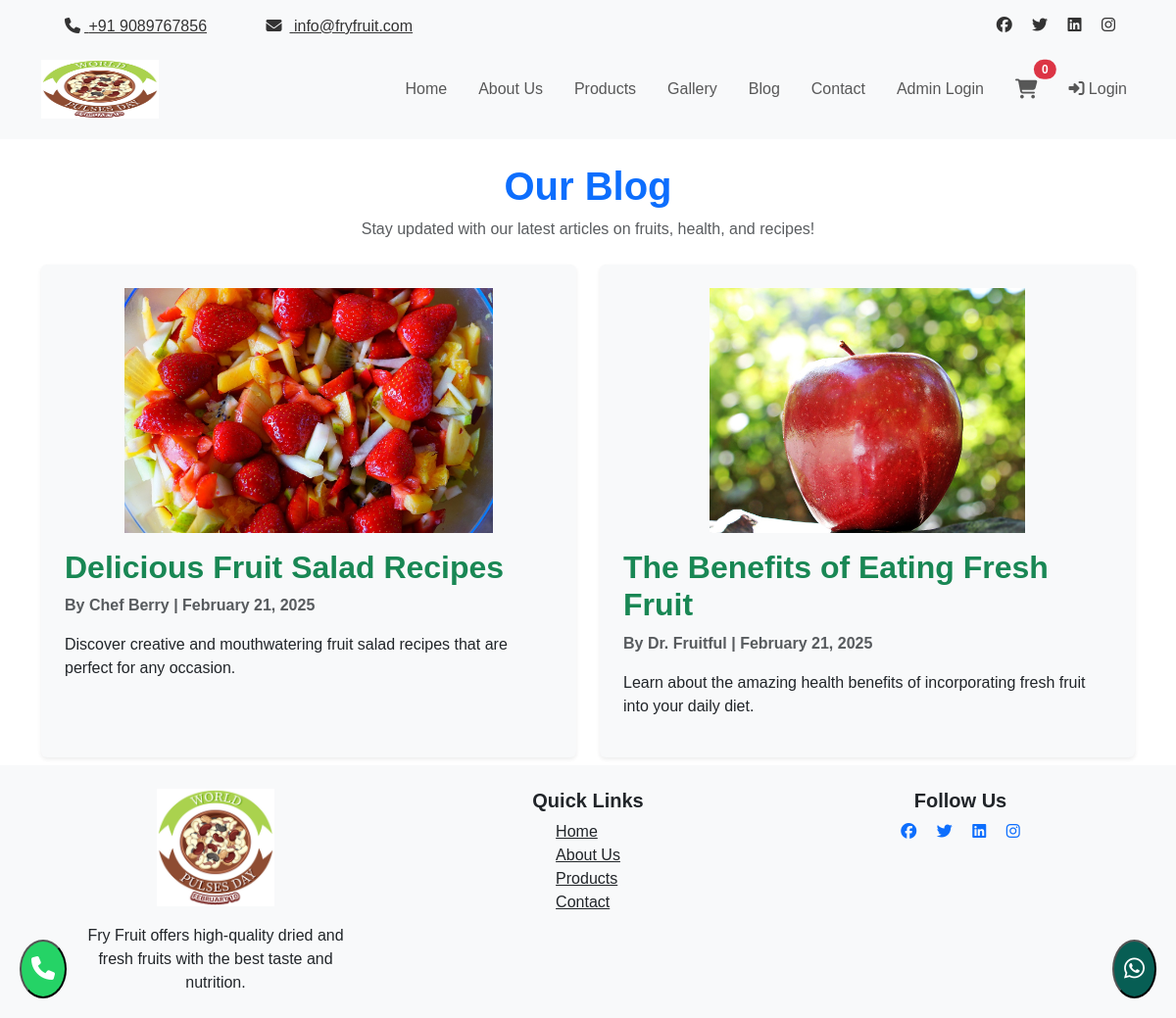
Screenshot of /blog/ with the database file from the repository.
### shop/models.py (models this page shows, shortened)
class Blog(models.Model):
    title = models.CharField(max_length=200)
    author = models.CharField(max_length=100)
    content = models.TextField()
    publish_date = models.DateTimeField(auto_now_add=True)
    updated_at = models.DateTimeField(auto_now=True)
    image = models.ImageField(upload_to='blog_images/', blank=True, null=True)

### shop/views.py (the view)
# urls.py: path('blog/', blog, name='blog'),
def blog(request):
    blogs = Blog.objects.all().order_by('-publish_date')  # Fetching blog posts and ordering by the publish date
    return render(request, 'shop/blog.html', {'blogs': blogs})

### shop/context_processors.py (called while the page is built)
def cart_count(request):
    if request.user.is_authenticated:
        cart_items_count = sum(item.quantity for item in CartItem.objects.filter(user=request.user))
    else:
        cart_items_count = 0
    return {'cart_items_count': cart_items_count}

### shop/templates/shop/blog.html (shortened to what this page needs)
{% extends 'base.html' %}
{% load static %}
{% block content %}
<div class="container mt-4">
    <h1 class="text-center fw-bold text-primary">Our Blog</h1>
    <p class="text-center text-muted">Stay updated with our latest articles on fruits, health, and recipes!</p>
    <div class="row" id="blog-list">
        {% for blog in blogs %}
            <div class="col-md-6 mt-2 mb-2 d-flex align-items-stretch" id="blog-card-{{ blog.id }}">
                <div class="blog-card p-4 rounded shadow-sm bg-light d-flex flex-column">
                    {% if blog.image %}
                        <div class="overflow-hidden rounded mb-3" style="height: 250px;">
                            <img src="{{ blog.image.url }}" alt="Blog Image" class="img-fluid w-100 h-100 object-fit-contain">
                        </div>
                    {% endif %}
                    <h2 class="fw-bold text-success">{{ blog.title }}</h2>
                    <p class="text-muted"><strong>By {{ blog.author }} | {{ blog.publish_date|date:"F j, Y" }}</strong></p>
                    <p class="text-dark">
                        {{ blog.content }}
                    </p>
                </div>
            </div>
        {% empty %}
            <p class="text-center">No blogs available.</p>
        {% endfor %}
    </div>
</div>
{% endblock %}

### shop/templates/base.html (shortened to what this page needs)
<!DOCTYPE html>
{% load static %}
<html lang="en">
<head>
    <link href="https://cdn.jsdelivr.net/npm/bootstrap@5.3.2/dist/css/bootstrap.min.css" rel="stylesheet">
    <link rel="stylesheet" href="https://cdnjs.cloudflare.com/ajax/libs/font-awesome/6.5.1/css/all.min.css">
    <link rel="stylesheet" href="https://cdnjs.cloudflare.com/ajax/libs/aos/2.3.4/aos.css">
    <link rel="stylesheet" href="{% static 'css/style.css' %}">
</head>
<body>
<div class="topbar" id="topbar">
    <div class="container d-flex justify-content-between">
        <div class="contact-info text-dark ">
            <a href="tel:+91 9089767856" class="me-5 "><i class="fas fa-phone m-1"></i> +91 9089767856</a>
            <a href="mailto:info@fryfruit.com"><i class="fas fa-envelope m-2"></i> info@fryfruit.com</a>
        </div>
        <div class="social-media">
            <a href="#" class="facebook me-3"><i class="fab fa-facebook"></i></a>
            <a href="#" class="twitter me-3"><i class="fab fa-twitter"></i></a>
            <a href="#" class="linkedin me-3"><i class="fab fa-linkedin"></i></a>
            <a href="#" class="instagram"><i class="fab fa-instagram"></i></a>
        </div>
    </div>
</div>
<nav class="navbar navbar-expand-lg navbar-light bg-light py-3">
    <div class="container">
        <a class="navbar-brand" href="{% url 'home' %}">
            <img src="{% static 'images/frylogo.ico' %}" alt="Fry Fruit Logo" style="width: 120px; max-height: 60px;">
        </a>
        <div class="collapse navbar-collapse" id="navbarNav">
            <ul class="navbar-nav ms-auto gap-3">
                <li class="nav-item"><a class="nav-link" href="{% url 'home' %}">Home</a></li>
                <li class="nav-item"><a class="nav-link" href="{% url 'about' %}">About Us</a></li>
                <li class="nav-item"><a class="nav-link" href="{% url 'products' %}">Products</a></li>
                <li class="nav-item"><a class="nav-link" href="{% url 'gallery' %}">Gallery</a></li>
                <li class="nav-item"><a class="nav-link" href="{% url 'blog' %}">Blog</a></li>
                <li class="nav-item"><a class="nav-link" href="{% url 'contact' %}">Contact</a></li>
                {% if not user.is_authenticated %}
                <li class="nav-item"><a class="nav-link" href="{% url 'customadmin_login' %}">Admin Login</a></li>
                {% endif %}
                <li class="nav-item">
                    <a class="nav-link position-relative" href="{% url 'cart' %}">
                        <i class="fas fa-shopping-cart fa-lg"></i>
                        <span class="position-absolute top-0 start-100 translate-middle badge rounded-pill bg-danger">
                            {{ cart_items_count|default:0 }}
                        </span>
                    </a>
                </li>
                {% if user.is_authenticated %}
                <li class="nav-item dropdown">
                    <a class="nav-link dropdown-toggle" href="#" id="userDropdown" role="button"
                       data-bs-toggle="dropdown">
                        <span class="user-initial">{{ user.username|slice:":1" }}</span>
                    </a>
                    <ul class="dropdown-menu dropdown-menu-end">
                        <li><a class="dropdown-item" href="{% url 'dashboard' %}"><i class="fas fa-tachometer-alt"></i>
                            Dashboard</a></li>
                        <li><a class="dropdown-item" href="{% url 'user_orders' %}"><i class="fas fa-box"></i> My Orders</a>
                        </li>
                        <li><a class="dropdown-item" href="{% url 'canceled_orders' %}"><i class="fas fa-ban"></i>
                            Canceled Orders</a></li>
                        <li>
                            <hr class="dropdown-divider">
                        </li>
                        <li><a class="dropdown-item text-danger" href="{% url 'logout' %}"><i
                                class="fas fa-sign-out-alt"></i> Logout</a></li>
                    </ul>
                </li>
                {% else %}
                <li class="nav-item"><a class="nav-link" href="{% url 'login' %}"><i class="fas fa-sign-in-alt"></i>
                    Login</a></li>
                {% endif %}
            </ul>
        </div>
    </div>
</nav>
<div class="mt-2">
    {% block content %}{% endblock %}
</div>
<footer class="bg-light text-dark py-4">
    <div class="container">
        <div class="row d-flex justify-content-between align-items-start text-center text-md-left">
            <div class="col-md-4 d-flex flex-column text-center">
                <img src="{% static 'images/frylogo.ico' %}" alt="Fry Fruit Logo" class="mx-auto"
                     style="width: 120px; margin-bottom: 10px;">
                <p class="mt-2" style="max-width: 300px; margin: 0 auto;">Fry Fruit offers high-quality dried and fresh
                    fruits with the best taste and nutrition.</p>
            </div>
            <div class="col-md-4 d-flex flex-column align-items-center align-items-md-center">
                <h5 class="fw-bold">Quick Links</h5>
                <ul class="list-unstyled text-start">
                    <li><a href="{% url 'home' %}" class="text-dark">Home</a></li>
                    <li><a href="{% url 'about' %}" class="text-dark">About Us</a></li>
                    <li><a href="{% url 'products' %}" class="text-dark">Products</a></li>
                    <li><a href="{% url 'contact' %}" class="text-dark">Contact</a></li>
                </ul>
            </div>
            <div class="col-md-4 d-flex flex-column align-items-center">
                <h5 class="fw-bold">Follow Us</h5>
                <div class="social-media">
                    <a href="#" class="facebook me-3"><i class="fab fa-facebook"></i></a>
                    <a href="#" class="twitter me-3"><i class="fab fa-twitter"></i></a>
                    <a href="#" class="linkedin me-3"><i class="fab fa-linkedin"></i></a>
                    <a href="#" class="instagram"><i class="fab fa-instagram"></i></a>
                </div>
            </div>
        </div>
    </div>
</footer>
<a href="tel:+919089767856">
    <button class="floating-btn phone">
        <i class="fas fa-phone"></i>
    </button>
</a>
<a href="https://wa.me/919089767856">
    <button class="floating-btn whatsapp">
        <i class="fab fa-whatsapp"></i>
    </button>
</a>
</body>
</html>

### shop/static/css/style.css (style rules this page uses)
body { font-family: sans-serif; }
.navbar-brand img { max-height: 50px; }

### shop/templates/base.html (style rules this page uses)
.floating-btn { position: fixed; bottom: 20px; z-index: 9999; font-size: 24px; padding: 10px; border-radius: 50%; background-color: #25D366; color: white; }
.floating-btn.phone { left: 20px; }
.floating-btn.whatsapp { right: 20px; background-color: #075e54; }
.topbar { background-color: #f8f9fa; padding: 5px 0; position: fixed; top: 0; left: 0; right: 0; z-index: 999; width: 100%; transition: top 0.3s; margin-bottom: 0; }
.topbar .contact-info a { margin-right: 100px; }
.topbar .social-media a { margin-right: 20px; }
.topbar .contact-info a, .topbar .social-media a { color: #333 !important; }
.topbar { padding: 10px 0; }
.topbar .container { display: flex; justify-content: space-between; align-items: center; }
.topbar .contact-info { margin-left: 20px; }
.topbar .social-media { margin-left: 20px; }
body { padding-top: 40px; }
.topbar + nav { margin-top: 0; }
.topbar { z-index: 999; }

### rows the page displays
Blog: image (picture), title "Delicious Fruit Salad Recipes", author "Chef Berry", publish_date "February 21, 2025", content "Discover creative and mouthwatering fruit salad recipes that are perfect for any occasion."
Blog: image (picture), title "The Benefits of Eating Fresh Fruit", author "Dr. Fruitful", publish_date "February 21, 2025", content "Learn about the amazing health benefits of incorporating fresh fruit into your daily diet."

### other values shown
{{ cart_items_count|default:0 }} "0"
